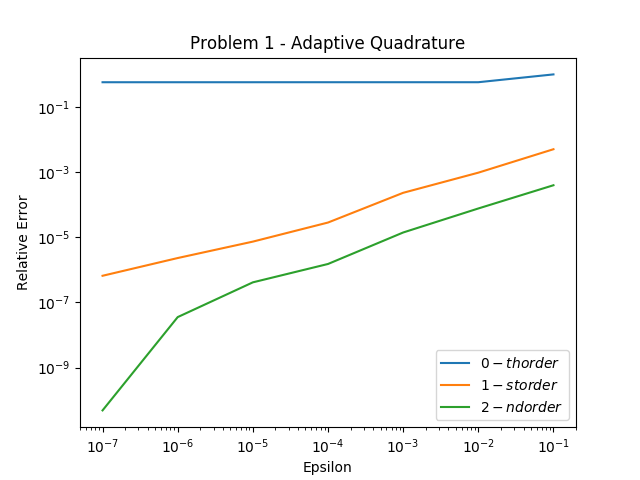

The script that saved this image:
print("starting")

function newton_zero(f,a,b, N)
	delta = (b-a)/(1.0*N)
	sum=0.0
	for i in 1:N-1
		sum+= delta*f(a+i*delta)
	end
	return sum
end 

function newton_one(f,a,b, N)
	delta = (b-a)/(1.0*N)
	sum=.5*delta*(f(a)+f(b))
	for i in 1:N-1
		sum+= delta*f(a+i*delta)
	end
	return sum
end

function newton_two(f, a, b, N)
	delta = (b-a)/(1.0*N)
	h = delta/2.0
	sum = h*f(a)/3+h*f(b)/3
	for n in 1:N-1
		sum+=(h/3)*(2*f(a+2*n*h)+4*f(a+(2*n-1)*h))
	end
	sum+= 4*h*f(a+(2*N-1)*h)/3
	return sum
end

function adaptive(f,a,b,quadrature,N,epsilon)
	q_n = quadrature(f,a,b,N)
	q_two_n = quadrature(f,a,b,2*N)
	error_est = abs(q_two_n-q_n)
	if (error_est<epsilon) 
		return q_two_n
	else
		return adaptive(f,a,(a+b)/2.0,quadrature,N,epsilon)+adaptive(f,(a+b)/2.0,b,quadrature,N,epsilon)
	end
end

function test_function(x)
	return (x^10)*exp(4*x^3-3*x^4)
end

function relative_error(numerical, true_sol)
	numerator = abs(numerical-true_sol)
	return numerator/(1.0*true_sol)
end


#Define interval and N
N=1
a=0
b=3
true_soln = newton_two(test_function, a, b, 10^5)
print("here")
epsilon = [.1,.01,.001,.0001,.00001,.000001, .0000001]

print(adaptive(test_function,a,b,newton_zero,N,.1))

y_0 = [relative_error(adaptive(test_function,a,b,newton_zero,N,epi), true_soln) for epi in epsilon]
print("done with y_0")
y_1 = [relative_error(adaptive(test_function,a,b,newton_one,N,epi), true_soln) for epi in epsilon]
print("done with y_1")
y_2 = [relative_error(adaptive(test_function,a,b,newton_two,N,epi), true_soln) for epi in epsilon]

using PyPlot
figure()
loglog(epsilon,y_0,label=L"0-th order")
loglog(epsilon,y_1,label= L"1-st order")
loglog(epsilon,y_2, label = L"2-nd order")
legend()
xlabel("Epsilon")
ylabel("Relative Error")
title("Problem 1 - Adaptive Quadrature")
savefig("problem1.png")
print("done")